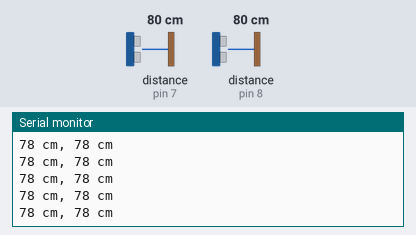
Bench run of a sketch on a simulated Arduino Uno, built with avr-gcc and run on an emulated ATmega328P. Parts: the last lines printed to the serial monitor. Wiring (inferred from the names in the program): 2 × ultrasonic range finder: trigger pin 7, echo pin 7 / trigger pin 8, echo pin 8. The test bench sets the inputs (shaded band); at power-on: distance to the obstacle (sensors on pin 7, pin 8) 80 cm. The echo pulse lasts 58.3 µs per cm.

Above: at 1.2 s.
1.3 s: distance to the obstacle (sensor on pin 7) set to 2 cm
At 1.45 s:
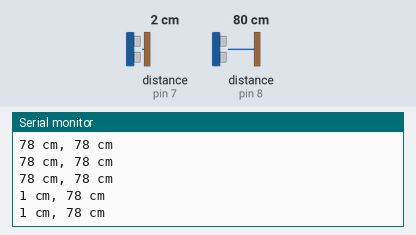
2.8 s: distance to the obstacle (sensor on pin 8) set to 4 cm
At 2.83 s:
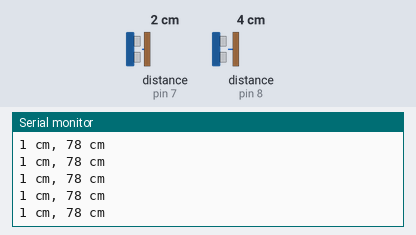
5.8 s: distance to the obstacle (sensor on pin 7) set to 4 cm
At 5.8 s:
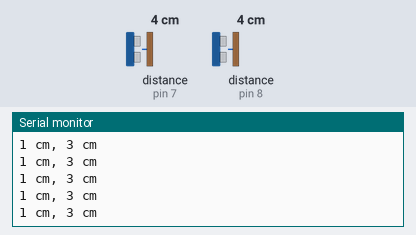
7.3 s: distance to the obstacle (sensor on pin 8) set to 2 cm
At 7.33 s:
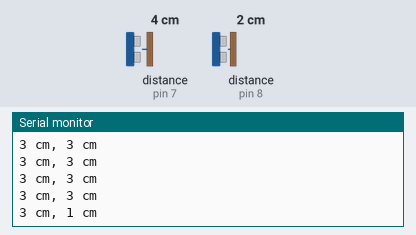
Timing chart, 0 to 10.3 s (numbered marks = the images above; inputs shaded):
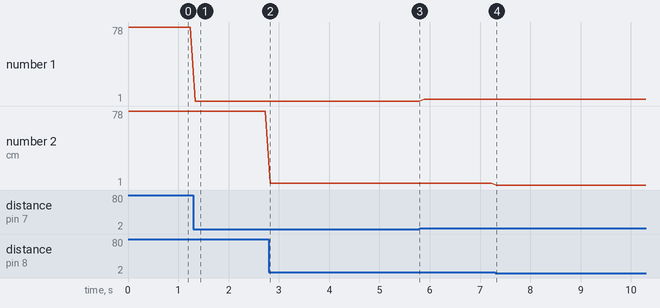

Measured:
- after the input at 1.3 s, the serial monitor: prints a new line at once (image 1)
- after the input at 7.3 s, the serial monitor: prints a new line at once (image 4)
- plotted number 1: 78 → 1 after the input at 1.3 s
- plotted number 2: 78 → 3 after the input at 2.8 s

The sketch:

ping.ino
```cpp
const int pin1 = 7;
const int pin2 = 8;


void setup() {
  // initialize serial communication:
  Serial.begin(9600);
}

void loop() {
  // establish variables for duration of the ping, and the distance result
  // in inches and centimeters:
  long duration1, duration2, cm1, cm2;


  // The same pin is used to read the signal from the PING))): a HIGH pulse
  // whose duration is the time (in microseconds) from the sending of the ping
  // to the reception of its echo off of an object.

  duration1 = ping(pin1);
  duration2 = ping(pin2);

  cm1 = duration1*.034/2;
  cm2 = duration2*.034/2;

  Serial.print(cm1);
  Serial.print(" cm, ");
  Serial.print(cm2);
  Serial.print(" cm");

  Serial.println();

  delay(100);
}

int ping(int p){
  // The PING))) is triggered by a HIGH pulse of 2 or more microseconds.
  // Give a short LOW pulse beforehand to ensure a clean HIGH pulse:
  pinMode(p, OUTPUT);
  digitalWrite(p, LOW);
  delayMicroseconds(2);
  digitalWrite(p, HIGH);
  delayMicroseconds(5);
  digitalWrite(p, LOW);

  pinMode(p, INPUT);

  return pulseIn(p, HIGH);

}
```
